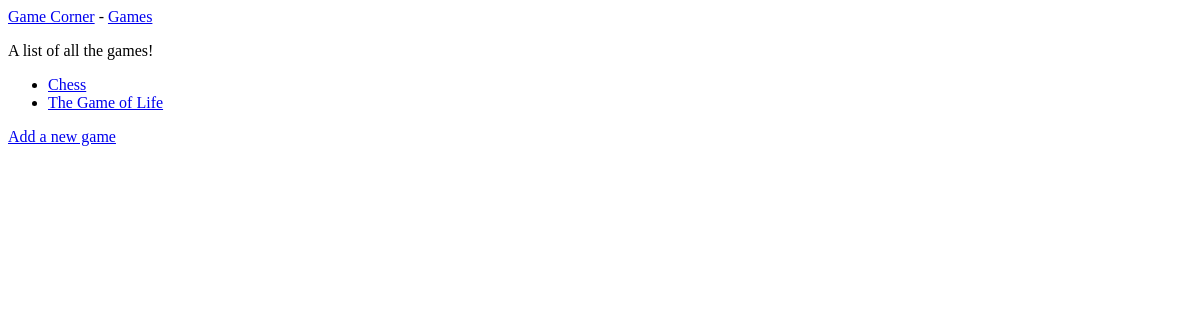
The page /games/ on the database as committed earlier.
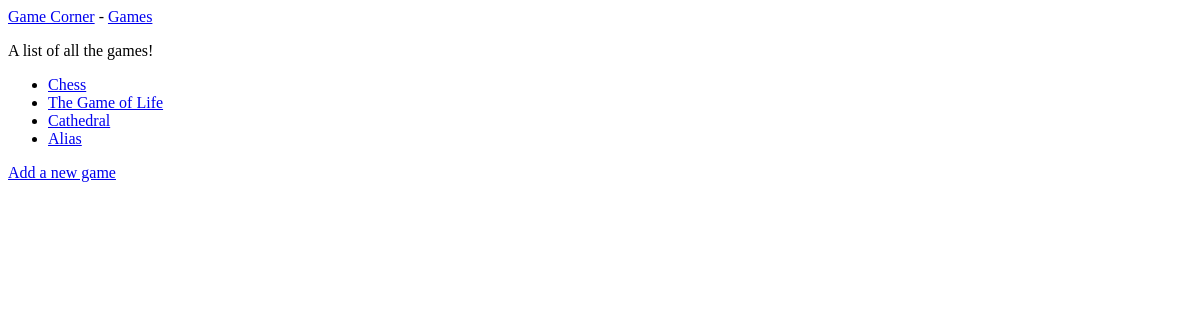
The same page on the database as committed later.
### board_game_sites/models.py (models this page shows)
class Boardgame(models.Model):
    text = models.CharField(max_length = 100)
    date_added = models.DateTimeField(auto_now_add = True)
    def __str__(self):
        return self.text

### board_game_sites/views.py (the view)
# urls.py: path('games/', views.games, name = 'games'),
def games(request):
    games = Boardgame.objects.order_by('date_added')
    context = {'games': games}
    return render(request, 'board_game_sites/games.html', context)

### board_game_sites/templates/board_game_sites/games.html
{% extends "board_game_sites/base.html" %}
{% block content %}
    <p>A list of all the games!</p>
    <ul>
        {% for game in games %}
            <li>
                <a href="{% url 'board_game_sites:game' game.id %}">{{ game }}</a>
            </li>
        {% empty %}
            <li>No games have been added yet.</li>
        {% endfor %}
    </ul>
    <a href="{% url 'board_game_sites:new_game' %}">Add a new game</a>
    {% endblock content %}

Rows that differ between the two databases and show on the page:
added Boardgame: text "Cathedral"
added Boardgame: text "Alias"
